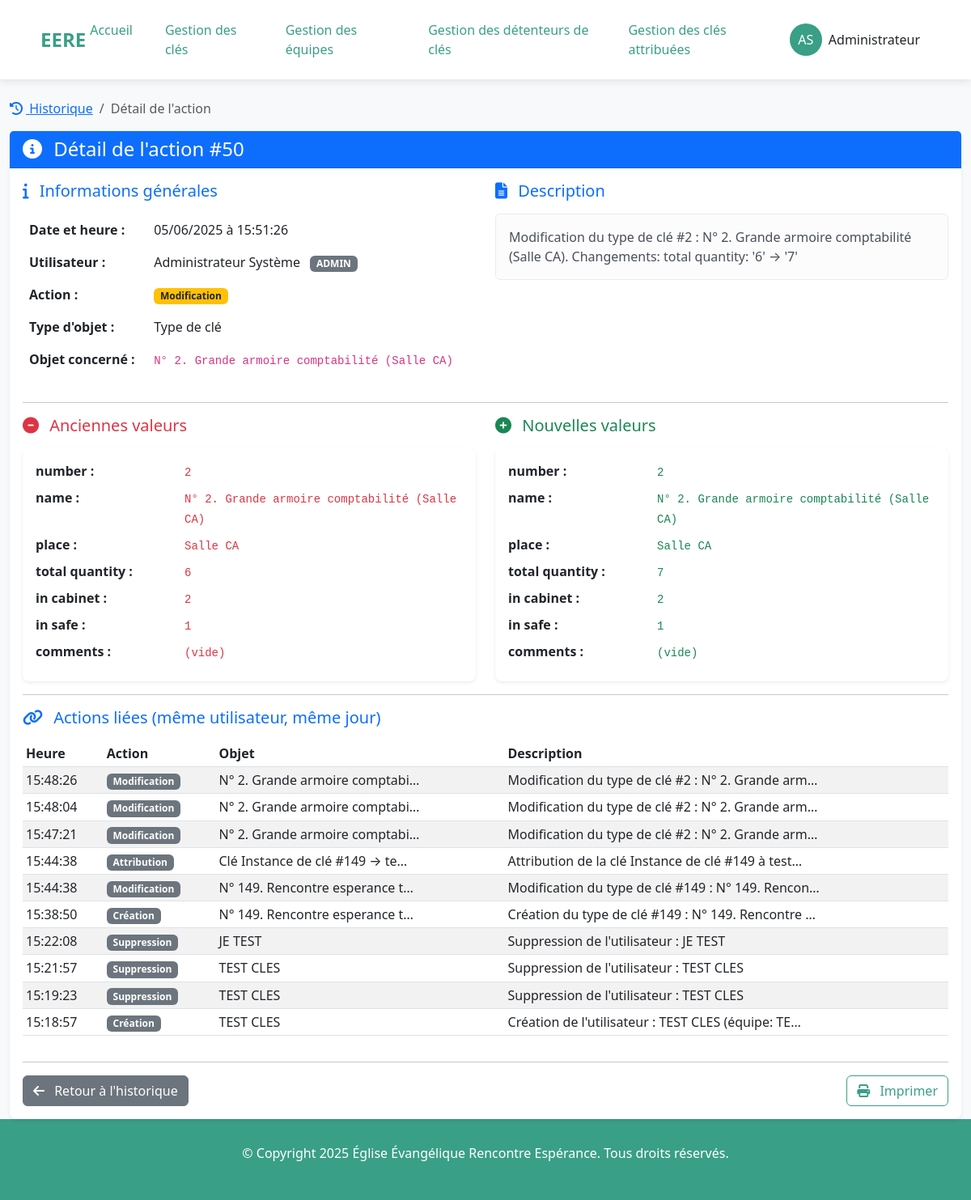
/management/history/50/ (signed in), run on the app's committed database.
### listings/models.py (models this page shows, shortened)
class Owner(AbstractUser):
    ADMINISTRATOR = 'admin'
    EDITOR = 'editor'
    VISITOR = 'visitor'
    ROLE_CHOICES = [
        (ADMINISTRATOR, 'Administrateur'),
        (EDITOR, 'Éditeur'),                # Peut modifier mais pas administrer
        (VISITOR, 'Visiteur'),              # Accès en lecture seule
    ]
    role = models.CharField(
        max_length=10,
        choices=ROLE_CHOICES,
        default=VISITOR,
        help_text="Détermine les permissions de l'utilisateur dans l'application"
    )
    groups = models.ManyToManyField(
        'auth.Group',
        verbose_name='groups',
        blank=True,
        help_text='The groups this user belongs to.',
        related_name='owner_set',
        related_query_name='owner',
    )
    user_permissions = models.ManyToManyField(
        'auth.Permission',
        verbose_name='user permissions',
        blank=True,
        help_text='Specific permissions for this user.',
        related_name='owner_set',
        related_query_name='owner',
    )
    class Meta:
        verbose_name = "Gestionnaire"
        verbose_name_plural = "Gestionnaires"

class ActionLog(models.Model):
    ACTION_TYPES = [
        ('CREATE', 'Création'),
        ('UPDATE', 'Modification'),
        ('DELETE', 'Suppression'),
        ('ASSIGN', 'Attribution'),
        ('UNASSIGN', 'Désattribution'),
        ('LOGIN', 'Connexion'),
        ('LOGOUT', 'Déconnexion'),
        ('PASSWORD_CHANGE', 'Changement de mot de passe'),
        ('PASSWORD_RESET', 'Réinitialisation de mot de passe'),
        ('BULK_DELETE', 'Suppression en masse'),
    ]
    OBJECT_TYPES = [
        ('USER', 'Utilisateur'),
        ('TEAM', 'Équipe'),
        ('KEYTYPE', 'Type de clé'),
        ('KEYINSTANCE', 'Instance de clé'),
        ('KEYASSIGNMENT', 'Attribution de clé'),
        ('OWNER', 'Propriétaire'),
        ('SYSTEM', 'Système'),
    ]
    action_type = models.CharField(
        max_length=20, choices=ACTION_TYPES, verbose_name="Type d'action")
    object_type = models.CharField(
        max_length=20, choices=OBJECT_TYPES, verbose_name="Type d'objet")
    object_id = models.PositiveIntegerField(
        null=True, blank=True, verbose_name="ID de l'objet")
    object_name = models.CharField(
        max_length=255, verbose_name="Nom de l'objet")
    user = models.ForeignKey('Owner', on_delete=models.SET_NULL,
                             null=True, blank=True, verbose_name="Utilisateur")
    user_name = models.CharField(
        max_length=255, verbose_name="Nom utilisateur")
    user_role = models.CharField(
        max_length=50, default='visitor', verbose_name="Rôle utilisateur")
    timestamp = models.DateTimeField(
        default=timezone.now, verbose_name="Date et heure", db_index=True)
    date_only = models.DateField(
        default=timezone.now, verbose_name="Date", db_index=True)
    description = models.TextField(verbose_name="Description")
    old_values = models.TextField(
        null=True, blank=True, verbose_name="Anciennes valeurs")
    new_values = models.TextField(
        null=True, blank=True, verbose_name="Nouvelles valeurs")
    affected_users = models.TextField(
        null=True, blank=True, verbose_name="Utilisateurs affectés")
    class Meta:
        verbose_name = "Action"
        verbose_name_plural = "Historique des actions"
        ordering = ['-timestamp']
        indexes = [
            models.Index(fields=['timestamp']),
            models.Index(fields=['date_only']),
            models.Index(fields=['action_type']),
            models.Index(fields=['object_type']),
            models.Index(fields=['user']),
        ]
    def get_old_values_dict(self):
        if self.old_values:
            try:
                return json.loads(self.old_values)
            except json.JSONDecodeError:
                return {}
        return {}
    def get_new_values_dict(self):
        if self.new_values:
            try:
                return json.loads(self.new_values)
            except json.JSONDecodeError:
                return {}
        return {}

### listings/views.py (the view)
@login_required
@user_passes_test(is_admin, login_url='access_denied')
def history_detail_view(request, action_id):
    action = get_object_or_404(ActionLog, id=action_id)
    related_actions = ActionLog.objects.filter(
        user=action.user,
        timestamp__date=action.timestamp.date()
    ).exclude(id=action.id).order_by('-timestamp')[:10]
    context = {
        'action': action,
        'old_values': action.get_old_values_dict(),
        'new_values': action.get_new_values_dict(),
        'related_actions': related_actions,
    }
    return render(request, 'listings/history_detail.html', context)

### listings/utils.py (called while the page is built)
def set_current_user(user):
    _thread_locals.user = user

    def __call__(self, request):
        if hasattr(request, 'user') and request.user.is_authenticated:
            set_current_user(request.user)
        else:
            set_current_user(None)
        response = self.get_response(request)
        set_current_user(None)
        return response

### listings/views.py (called while the page is built)
def is_admin(user):
    return user.is_authenticated and hasattr(user, 'role') and user.role == 'admin'

### listings/templates/listings/history_detail.html (shortened to what this page needs)
{% extends "listings/base.html" %}
{% load static %}
{% block content %}
<div class="container-fluid mt-4">
    <div class="row">
        <div class="col-12">
            <nav aria-label="breadcrumb">
                <ol class="breadcrumb">
                    <li class="breadcrumb-item">
                        <a href="{% url 'history_view' %}">
                            <i class="fas fa-history me-1"></i>
                            Historique
                        </a>
                    </li>
                    <li class="breadcrumb-item active" aria-current="page">
                        Détail de l'action
                    </li>
                </ol>
            </nav>
            <div class="card">
                <div class="card-header bg-primary text-white">
                    <h4 class="mb-0">
                        <i class="fas fa-info-circle me-2"></i>
                        Détail de l'action #{{ action.id }}
                    </h4>
                </div>
                <div class="card-body">
                    <div class="row">
                        <div class="col-md-6">
                            <h5 class="text-primary mb-3">
                                <i class="fas fa-info me-2"></i>
                                Informations générales
                            </h5>
                            <table class="table table-borderless">
                                <tr>
                                    <td><strong>Date et heure :</strong></td>
                                    <td>{{ action.timestamp|date:"d/m/Y à H:i:s" }}</td>
                                </tr>
                                <tr>
                                    <td><strong>Utilisateur :</strong></td>
                                    <td>
                                        {{ action.user_name }}
                                        <span class="badge bg-secondary ms-2">{{ action.user_role|upper }}</span>
                                    </td>
                                </tr>
                                <tr>
                                    <td><strong>Action :</strong></td>
                                    <td>
                                        <span class="badge
                                            {% if action.action_type == 'CREATE' %}bg-success
                                            {% elif action.action_type == 'UPDATE' %}bg-warning text-dark
                                            {% elif action.action_type == 'DELETE' %}bg-danger
                                            {% elif action.action_type == 'ASSIGN' %}bg-info
                                            {% elif action.action_type == 'UNASSIGN' %}bg-secondary
                                            {% elif action.action_type == 'LOGIN' %}bg-primary
                                            {% elif action.action_type == 'LOGOUT' %}bg-dark
                                            {% else %}bg-light text-dark
                                            {% endif %}">
                                            {{ action.get_action_type_display }}
                                        </span>
                                    </td>
                                </tr>
                                <tr>
                                    <td><strong>Type d'objet :</strong></td>
                                    <td>{{ action.get_object_type_display }}</td>
                                </tr>
                                <tr>
                                    <td><strong>Objet concerné :</strong></td>
                                    <td><code>{{ action.object_name }}</code></td>
                                </tr>
                            </table>
                        </div>
                        <div class="col-md-6">
                            <h5 class="text-primary mb-3">
                                <i class="fas fa-file-alt me-2"></i>
                                Description
                            </h5>
                            <div class="alert alert-light">
                                {{ action.description }}
                            </div>
                        </div>
                    </div>
                    {% if old_values or new_values %}
                    <hr>
                    <div class="row">
                        {% if old_values %}
                        <div class="col-md-6">
                            <h5 class="text-danger mb-3">
                                <i class="fas fa-minus-circle me-2"></i>
                                Anciennes valeurs
                            </h5>
                            <div class="card">
                                <div class="card-body">
                                    {% for key, value in old_values.items %}
                                    <div class="row mb-2">
                                        <div class="col-sm-4"><strong>{{ key }} :</strong></div>
                                        <div class="col-sm-8">
                                            <code class="text-danger">{{ value|default:"(vide)" }}</code>
                                        </div>
                                    </div>
                                    {% endfor %}
                                </div>
                            </div>
                        </div>
                        {% endif %}
                        {% if new_values %}
                        <div class="col-md-6">
                            <h5 class="text-success mb-3">
                                <i class="fas fa-plus-circle me-2"></i>
                                Nouvelles valeurs
                            </h5>
                            <div class="card">
                                <div class="card-body">
                                    {% for key, value in new_values.items %}
                                    <div class="row mb-2">
                                        <div class="col-sm-4"><strong>{{ key }} :</strong></div>
                                        <div class="col-sm-8">
                                            <code class="text-success">{{ value|default:"(vide)" }}</code>
                                        </div>
                                    </div>
                                    {% endfor %}
                                </div>
                            </div>
                        </div>
                        {% endif %}
                    </div>
                    {% endif %}
                    {% if related_actions %}
                    <hr>
                    <div class="row">
                        <div class="col-12">
                            <h5 class="text-primary mb-3">
                                <i class="fas fa-link me-2"></i>
                                Actions liées (même utilisateur, même jour)
                            </h5>
                            <div class="table-responsive">
                                <table class="table table-sm table-striped">
                                    <thead>
                                        <tr>
                                            <th>Heure</th>
                                            <th>Action</th>
                                            <th>Objet</th>
                                            <th>Description</th>
                                        </tr>
                                    </thead>
                                    <tbody>
                                        {% for related in related_actions %}
                                        <tr>
                                            <td>{{ related.timestamp|time:"H:i:s" }}</td>
                                            <td>
                                                <span class="badge bg-secondary">
                                                    {{ related.get_action_type_display }}
                                                </span>
                                            </td>
                                            <td>{{ related.object_name|truncatechars:30 }}</td>
                                            <td>{{ related.description|truncatechars:50 }}</td>
                                        </tr>
                                        {% endfor %}
                                    </tbody>
                                </table>
                            </div>
                        </div>
                    </div>
                    {% endif %}
                    <hr>
                    <div class="d-flex justify-content-between">
                        <a href="{% url 'history_view' %}" class="btn btn-secondary">
                            <i class="fas fa-arrow-left me-2"></i>
                            Retour à l'historique
                        </a>
                        <div>
                            <button class="btn btn-outline-primary" onclick="window.print()">
                                <i class="fas fa-print me-2"></i>
                                Imprimer
                            </button>
                        </div>
                    </div>
                </div>
            </div>
        </div>
    </div>
</div>
{% endblock %}

### listings/templates/listings/base.html (shortened to what this page needs)
<!DOCTYPE html>
{% load static %}
<html lang="fr">
<head>
    <link href="https://cdn.jsdelivr.net/npm/bootstrap@5.3.0/dist/css/bootstrap.min.css" rel="stylesheet">
    <link rel="stylesheet" href="https://cdnjs.cloudflare.com/ajax/libs/font-awesome/6.4.0/css/all.min.css">
</head>
<body>
    <header class="top-header">
        <div class="logo" onclick="window.location.href='{% url 'home' %}'">EERE</div>
        <nav class="nav-menu">
            <a href="{% url 'home' %}" id="menu-home">Accueil</a>
            <a href="{% url 'key_list' %}" id="menu-key_list">Gestion des clés</a>
            <a href="{% url 'team_list' %}" id="menu-team_list">Gestion des équipes</a>
            {% if request.user.role == 'admin' %}
                <a href="{% url 'user_list' %}" id="menu-user_list">Gestion des détenteurs de clés</a>
            {% endif %}
            <a href="{% url 'user_keys' %}" id="menu-user_keys">Gestion des clés attribuées</a>
        </nav>
        {% if request.user.is_authenticated %}
        <div class="user-menu dropdown">
            <button class="btn dropdown-toggle" type="button" id="userMenuButton" data-bs-toggle="dropdown" aria-expanded="false">
                <div class="d-flex align-items-center">
                    <div class="user-initials me-2">
                        {{ request.user.first_name|first }}{{ request.user.last_name|first }}
                    </div>
                    <span class="d-none d-md-inline">{{ request.user.first_name }}</span>
                </div>
            </button>
        </div>
        {% endif %}
    </header>
    <main role="main">
        {% block content %}{% endblock %}
    </main>
    <footer class="footer" id="contact">
        <p>&copy; Copyright {% now "Y" %} Église Évangélique Rencontre Espérance. Tous droits réservés.</p>
    </footer>
</body>
</html>

### data on the page
Owner: user.first_name|first "A", user.last_name|first "S", user.first_name "Administrateur"
ActionLog: id "50", timestamp "05/06/2025 à 15:51:26", user_name "Administrateur Système", user_role "ADMIN", action_type "Modification", object_type "Type de clé", object_name "N° 2. Grande armoire comptabilité (Salle CA)", description "Modification du type de clé #2 : N° 2. Grande armoire comptabilité (Salle CA). Changements: total quantity: '6' → '7'"
ActionLog: timestamp "15:48:26", action_type "Modification", object_name "N° 2. Grande armoire comptabi…", description "Modification du type de clé #2 : N° 2. Grande arm…"
ActionLog: timestamp "15:48:04", action_type "Modification", object_name "N° 2. Grande armoire comptabi…", description "Modification du type de clé #2 : N° 2. Grande arm…"
ActionLog: timestamp "15:47:21", action_type "Modification", object_name "N° 2. Grande armoire comptabi…", description "Modification du type de clé #2 : N° 2. Grande arm…"
ActionLog: timestamp "15:44:38", action_type "Attribution", object_name "Clé Instance de clé #149 → te…", description "Attribution de la clé Instance de clé #149 à test…"
ActionLog: timestamp "15:44:38", action_type "Modification", object_name "N° 149. Rencontre esperance t…", description "Modification du type de clé #149 : N° 149. Rencon…"
ActionLog: timestamp "15:38:50", action_type "Création", object_name "N° 149. Rencontre esperance t…", description "Création du type de clé #149 : N° 149. Rencontre …"
ActionLog: timestamp "15:22:08", action_type "Suppression", object_name "JE TEST", description "Suppression de l'utilisateur : JE TEST"
ActionLog: timestamp "15:21:57", action_type "Suppression", object_name "TEST CLES", description "Suppression de l'utilisateur : TEST CLES"
ActionLog: timestamp "15:19:23", action_type "Suppression", object_name "TEST CLES", description "Suppression de l'utilisateur : TEST CLES"
ActionLog: timestamp "15:18:57", action_type "Création", object_name "TEST CLES", description "Création de l'utilisateur : TEST CLES (équipe: TE…"

### other printed values
{{ key }} "number" "name" "place" "total quantity" "in cabinet" "in safe" "comments"
{{ value|default:"(vide)" }} "2" "N° 2. Grande armoire comptabilité (Salle CA)" "Salle CA" "6" "2" "1" "(vide)"
{{ value|default:"(vide)" }} "2" "N° 2. Grande armoire comptabilité (Salle CA)" "Salle CA" "7" "2" "1" "(vide)"
